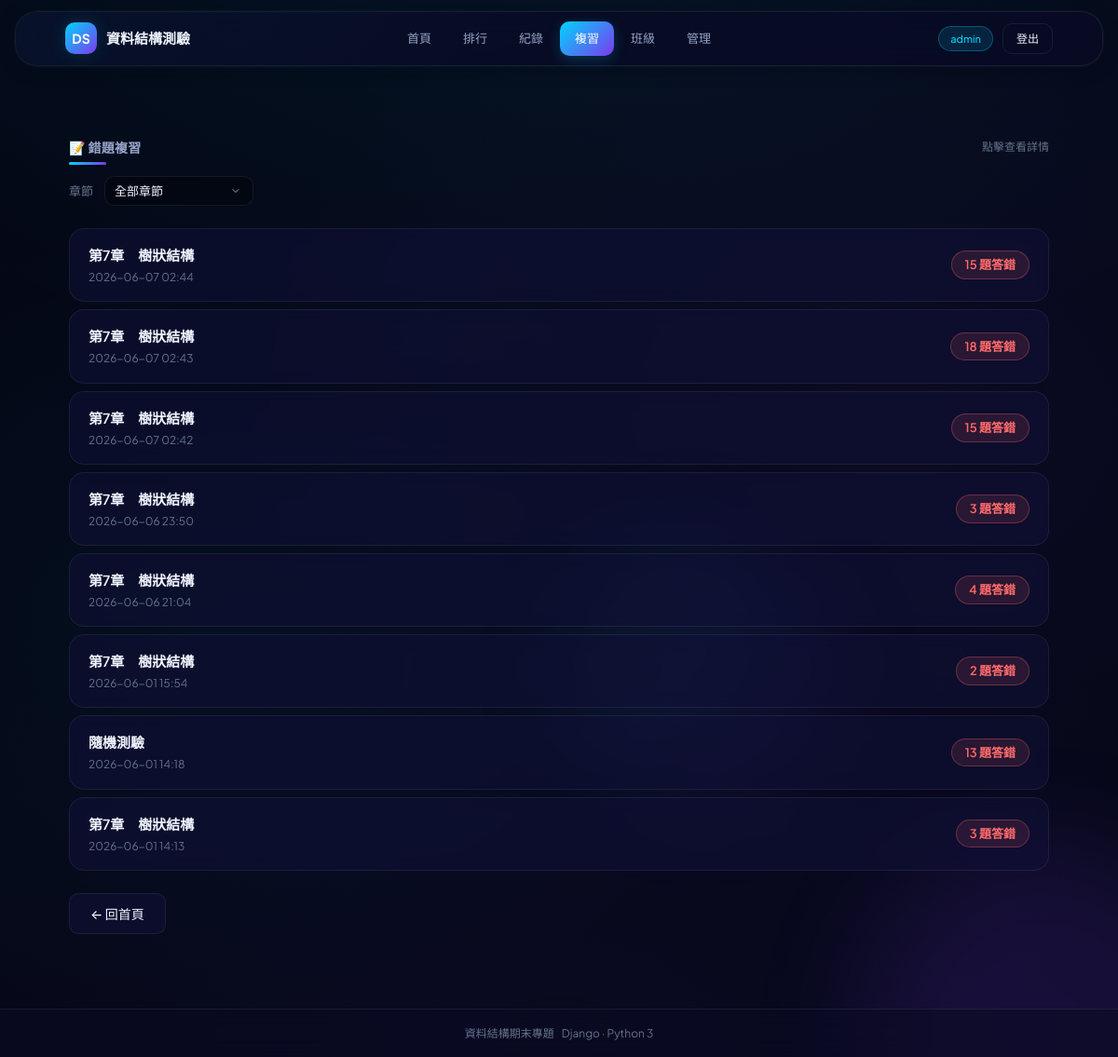
The app's page /wrong-answers/ (signed in) with its own data.
### quiz_app/models.py (models this page shows, shortened)
class User(AbstractUser):
    nickname = models.CharField(max_length=50, blank=True, verbose_name='暱稱')
    student_class = models.CharField(max_length=50, blank=True, null=True, verbose_name='班級')
    is_teacher = models.BooleanField(default=False, verbose_name='教師身分')
    class Meta:
        verbose_name = '使用者'
        verbose_name_plural = '使用者'

class QuizRecord(models.Model):
    user = models.ForeignKey(User, on_delete=models.CASCADE, null=True, blank=True, verbose_name='使用者')
    chapter = models.CharField(max_length=50, verbose_name='章節')
    total_questions = models.IntegerField(verbose_name='總題數')
    correct_count = models.IntegerField(verbose_name='答對題數')
    score = models.FloatField(verbose_name='分數')
    time_spent = models.IntegerField(verbose_name='耗時(秒)', default=0)
    is_sr = models.BooleanField(default=False, verbose_name='間隔學習法')
    created_at = models.DateTimeField(auto_now_add=True, verbose_name='作答時間')
    class Meta:
        verbose_name = '作答記錄'
        verbose_name_plural = '作答記錄'
        ordering = ['-created_at']

### quiz_app/views.py (the view)
# urls.py: path('wrong-answers/', views.wrong_answers, name='wrong_answers'),
def wrong_answers(request):
    if not request.user.is_authenticated:
        return redirect('login')
    from django.db.models import Count
    chapter = request.GET.get('chapter', '')
    qs = QuizRecord.objects.filter(user=request.user)
    if chapter:
        qs = qs.filter(chapter=chapter)
    records = qs.annotate(
        wrong_count=Count('wronganswer')
    ).filter(wrong_count__gt=0).order_by('-created_at')[:20]
    chapters_list = sorted(set(
        QuizRecord.objects.values_list('chapter', flat=True)
    ))
    return render(request, 'quiz_app/wrong_answers.html', {
        'records': records,
        'chapters': chapters_list,
        'selected_chapter': chapter,
    })

### quiz_app/templates/quiz_app/wrong_answers.html (shortened to what this page needs)
<!DOCTYPE html>
<html lang="zh-Hant">
<head>
  {% load static %}
  <link rel="stylesheet" href="{% static 'quiz_app/css/style.css' %}"/>
</head>
<body>
  <div class="stars">
  </div>
  <div class="floating-orb"></div>
  <div class="floating-orb"></div>
<div class="app">
  <header class="header">
    <div class="header-inner">
      <a class="brand" href="{% url 'home' %}">
        <span class="brand-icon">DS</span>
        <span>資料結構測驗</span>
      </a>
      <nav class="nav" id="main-nav">
        <a class="nav-link" href="{% url 'home' %}">首頁</a>
        <a class="nav-link" href="{% url 'leaderboard' %}">排行</a>
        <a class="nav-link" href="{% url 'quiz_records' %}">紀錄</a>
        <a class="nav-link active" href="{% url 'wrong_answers' %}">複習</a>
        {% if user.is_authenticated and user.is_teacher %}
        <a class="nav-link" href="{% url 'classroom_list' %}">班級</a>
        {% elif user.is_authenticated %}
        <a class="nav-link" href="{% url 'classroom_my' %}">班級</a>
        {% endif %}
        <a class="nav-link" href="{% url 'admin_panel' %}">管理</a>
      </nav>
      <div class="header-meta">
        {% if user.is_authenticated %}
          <span class="tag tag-cyan" id="user-tag" onclick="openProfileModal()" style="cursor:pointer;" data-nickname="{{ user.nickname|default:'' }}" data-email="{{ user.email|default:'' }}" data-student-class="{{ user.student_class|default:'' }}">{{ user.nickname|default:user.username }}</span>
          <a href="{% url 'logout' %}" class="btn btn-sm btn-ghost">登出</a>
        {% endif %}
      </div>
    </div>
  </header>
  <main>
    <div class="container">
      <div class="section-head">
        <h3 class="section-title">📝 錯題複習</h3>
        <span class="section-meta">點擊查看詳情</span>
      </div>
      <form method="get" action="{% url 'wrong_answers' %}" style="display:flex;gap:12px;align-items:center;margin-bottom:24px;flex-wrap:wrap;">
        <label class="dim" style="font-size:13px;">章節</label>
        <select class="input input-sm" name="chapter" onchange="this.form.submit()" style="width:auto;min-width:160px;">
          <option value="">全部章節</option>
        </select>
      </form>
      {% if records %}
      <div class="record-list">
        {% for record in records %}
        <a href="{% url 'wrong_answers_detail' record.id %}" class="record-row">
          <div class="record-info">
            <div class="record-chapter">{{ record.chapter }}</div>
            <div class="record-time">{{ record.created_at|date:"Y-m-d H:i" }}</div>
          </div>
          <div class="wrong-count-badge">{{ record.wrong_count }} 題答錯</div>
        </a>
        {% endfor %}
      </div>
      {% else %}
      <div class="empty">
        <div>暫無錯題記錄</div>
        <div style="margin-top:8px;color:var(--text-faint);">快去作答累積錯題吧！</div>
      </div>
      {% endif %}
      <div style="margin-top:24px;">
        <a class="btn" href="{% url 'home' %}">← 回首頁</a>
      </div>
    </div>
  </main>
  <footer class="app-footer">
    <div class="container footer-inner" style="padding:0;">
      <div class="dim" style="font-size:12px">資料結構期末專題</div>
      <div class="dim" style="font-size:12px">Django · Python 3</div>
    </div>
  </footer>
</div>
</body>
</html>

### records on screen
User: nickname "admin"
QuizRecord: chapter "第7章 樹狀結構", created_at "2026-06-07 02:44", wrong_count "15"
QuizRecord: chapter "第7章 樹狀結構", created_at "2026-06-07 02:43", wrong_count "18"
QuizRecord: chapter "第7章 樹狀結構", created_at "2026-06-07 02:42", wrong_count "15"
QuizRecord: chapter "第7章 樹狀結構", created_at "2026-06-06 23:50", wrong_count "3"
QuizRecord: chapter "第7章 樹狀結構", created_at "2026-06-06 21:04", wrong_count "4"
QuizRecord: chapter "第7章 樹狀結構", created_at "2026-06-01 15:54", wrong_count "2"
QuizRecord: chapter "隨機測驗", created_at "2026-06-01 14:18", wrong_count "13"
QuizRecord: chapter "第7章 樹狀結構", created_at "2026-06-01 14:13", wrong_count "3"
